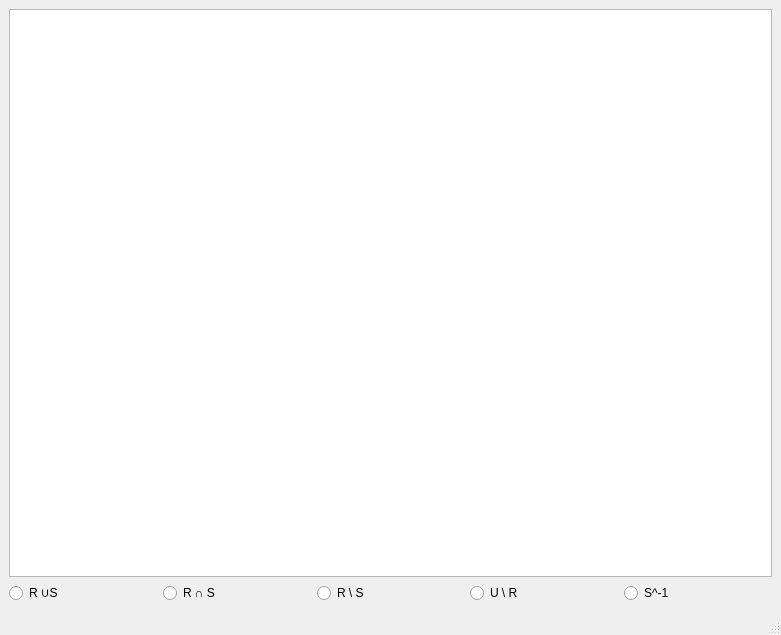
<?xml version="1.0" encoding="UTF-8"?>
<ui version="4.0">
 <class>MainWindow</class>
 <widget class="QMainWindow" name="MainWindow">
  <property name="geometry">
   <rect>
    <x>0</x>
    <y>0</y>
    <width>781</width>
    <height>635</height>
   </rect>
  </property>
  <property name="windowTitle">
   <string>MainWindow</string>
  </property>
  <widget class="QWidget" name="centralwidget">
   <layout class="QHBoxLayout" name="horizontalLayout">
    <item>
     <layout class="QGridLayout" name="gridLayout">
      <item row="0" column="0">
       <widget class="QTableWidget" name="tableWidget"/>
      </item>
      <item row="1" column="0">
       <layout class="QHBoxLayout" name="horizontalLayout_2">
        <item>
         <widget class="QRadioButton" name="radioButton">
          <property name="text">
           <string>R ∪S</string>
          </property>
         </widget>
        </item>
        <item>
         <widget class="QRadioButton" name="radioButton_2">
          <property name="text">
           <string>R ∩ S</string>
          </property>
         </widget>
        </item>
        <item>
         <widget class="QRadioButton" name="radioButton_3">
          <property name="text">
           <string>R \ S</string>
          </property>
         </widget>
        </item>
        <item>
         <widget class="QRadioButton" name="radioButton_4">
          <property name="text">
           <string>U \ R</string>
          </property>
         </widget>
        </item>
        <item>
         <widget class="QRadioButton" name="radioButton_5">
          <property name="text">
           <string>S^-1</string>
          </property>
         </widget>
        </item>
       </layout>
      </item>
     </layout>
    </item>
   </layout>
  </widget>
  <widget class="QStatusBar" name="statusbar"/>
  <action name="information">
   <property name="text">
    <string>Про студента</string>
   </property>
  </action>
  <action name="action">
   <property name="text">
    <string>Зберегти до файлу</string>
   </property>
  </action>
 </widget>
 <resources/>
 <connections/>
</ui>
